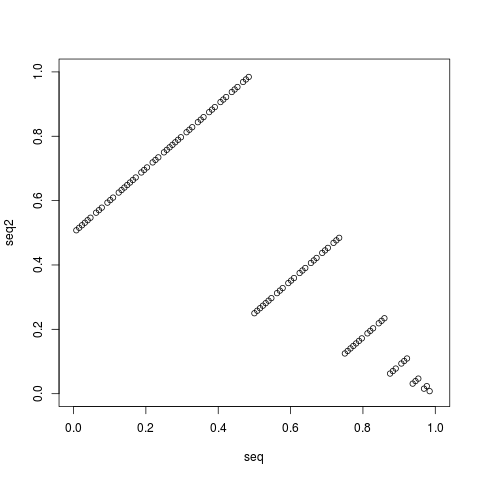

This chart was generated by the following R code:
seq=NULL;
for(i in 1:101){
	p=NULL;
	res <- 0;
	num=i;
	for(j in 1:8){
		p[j]=num%%2;
		num=num%/%2;
	}
	for(k in 1:8){
		res=res+p[k]*2^(-k);
	}
	seq[i]=res;
}
#Making 2-D pairs.
seq2=NULL;
for(s in 1:100){
	seq2[s]=seq[s+1];
}
length(seq) <- 100;

pk=c(0,1);
plot(seq,seq2, xlim=pk, ylim=pk);
